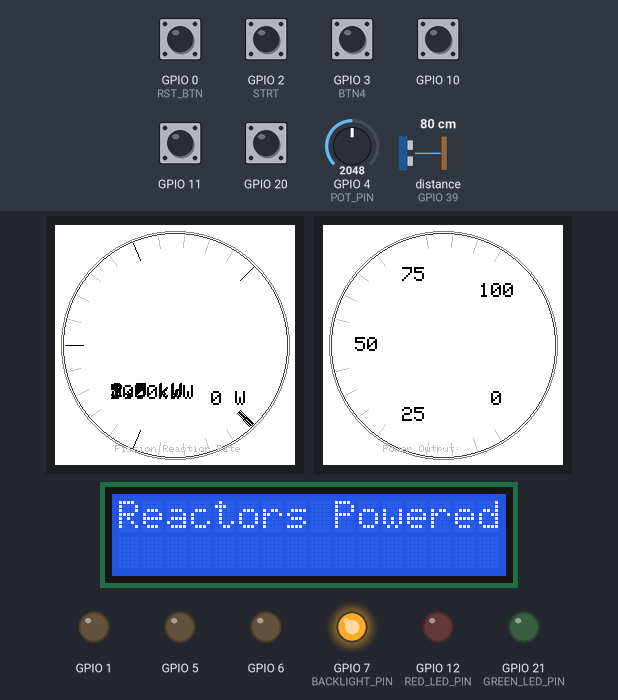
Recording of a sketch running on a simulated ESP32-S3. Shown: 2 × 240×240 colour display, 16×2 character LCD, output pins drawn as LEDs (lit = HIGH). Inputs (shaded band) come from the test bench; at power-on: GPIO 0 (RST_BTN), GPIO 2 (STRT), GPIO 3 (BTN4), GPIO 10, GPIO 11, GPIO 20 HIGH, GPIO 4 (POT_PIN) = 2048, distance to the obstacle (sensor on GPIO 39) 80 cm. Random numbers use the default seed unless the sketch sets one; the audio player accepts every command and is not drawn; pins used as bus, display or sensor lines are not drawn; what the sketch prints to the serial monitor is not drawn.

Above: at 0.6 s.
At 2.3 s:
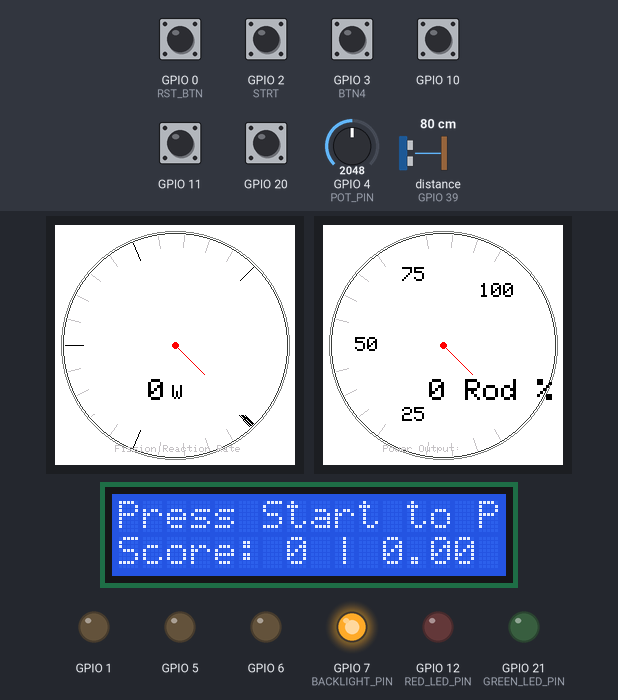
2.4 s: GPIO 2 (STRT) pulled LOW for 0.15 s
At 3.8 s:
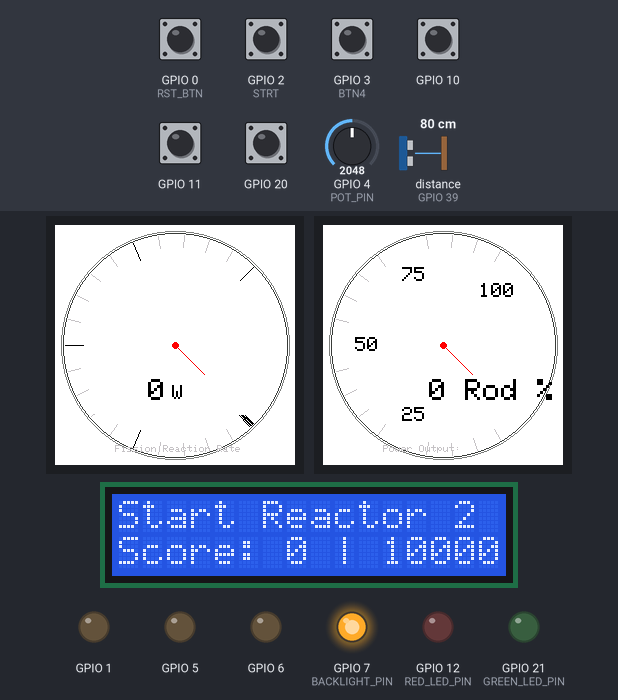
4.1 s: GPIO 10 pulled LOW for 0.15 s
At 6.6 s:
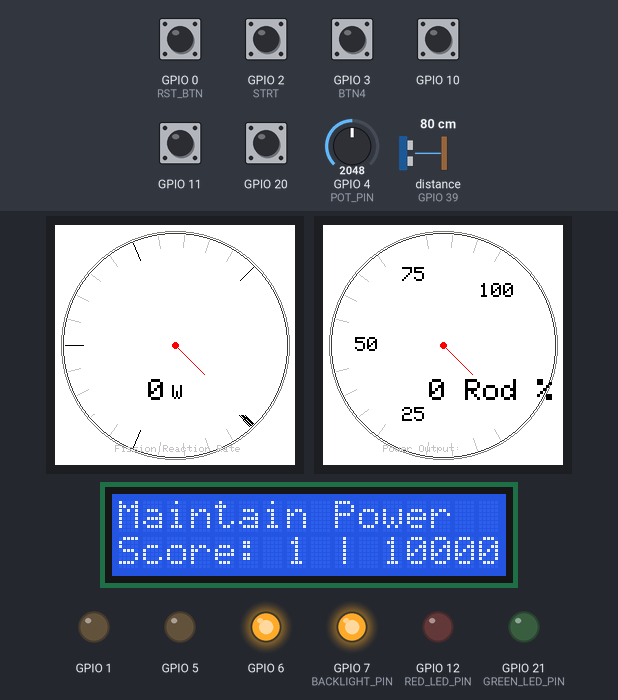
Timing chart, 0 to 22.8 s (numbered marks = the images above; inputs shaded):
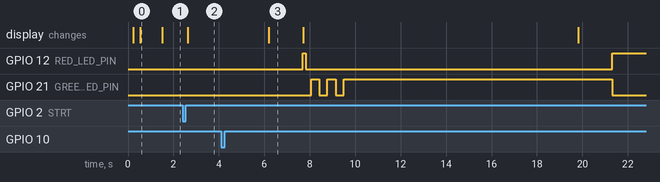

Measured:
- after the input at 2.4 s, the display: changes after 0.24 s (image 2)
- after the input at 4.1 s, GPIO 6: LOW → HIGH at once
- what the display in image 0 shows lasts 1.0 s, from 0.5 s to 1.5 s

The sketch:

ReactorProject.ino
```cpp
// ReactorProject.ino

#include "Potentiometer.h"
#include "ReactorPhysics.h"
#include "UserCommands.h"
#include "PhysicsConstants.h"
#include "TaskChecker.h"
#include "Pins.h"
#include "DisplayGauge.h"
#include "DisplayPowerGauge.h"
#include "LCDScreen.h"
#include "TouchSensor.h"
#include "AudioPlayer.h"
// -------- Global Objects --------
ReactorPhysics reactor;  // single global instance

// -------- Task State --------
TaskRequirements currentTask;
unsigned long taskStartTime = 0;
unsigned long taskDeadline  = 0;
bool taskActive = false;
float currentMaintainTarget = 0.5f;

const unsigned long HOLD_MS = 2000;
static bool conditionMet = false;
static unsigned long conditionMetSince = 0;
static unsigned long ledTick = 0;
static bool ledOn = false;
const unsigned long GREEN_BLINK_PERIOD_MS = 250;

bool ranCommand1 = false;
int totalScore = 0;
static bool eStopLatched = false;
static int estopLastRaw = HIGH;
static unsigned long estopChangeAt = 0;
const unsigned long ESTOP_DEBOUNCE_MS = 25;
unsigned long currentTaskTimeMs = TASK_TIME_MS;

// <<< NEW: Track how many Command 2 tasks completed
static int tasksCompleted = 0;

// ================= Setup =================
void setup() {
  Serial.begin(9600);

  initPotentiometer();
  initUserCommands();

  pinMode(GREEN_LED_PIN, OUTPUT);
  pinMode(RED_LED_PIN, OUTPUT);
  digitalWrite(GREEN_LED_PIN, LOW);
  digitalWrite(RED_LED_PIN, LOW);

  pinMode(BTN4, INPUT_PULLUP);
  pinMode(STRT, INPUT_PULLUP);
  pinMode(RST_BTN, INPUT_PULLUP);

  Gauge_Init();
  ControlRodGauge_Init();
  LCD_init();
  touchSensor_init();
  AudioPlayer_init();

  Gauge_SetValue(0);
  ControlRodGauge_SetValue(0);

  Serial.println("All systems initialized.");
  Serial.println("Press Start to Play");
  LCD_Display("Press Start to Play Game", 0, 0.0f);


  while(digitalRead(STRT) == HIGH){
    delay(10);
  }

  delay(50);
  while(digitalRead(STRT) == LOW);
  delay(50);

  // <<< FIRST Command 1 at startup
  Serial.println("\n--- COMMAND 1 (Startup) ---");
  float pts = getCommand1(totalScore, currentTaskTimeMs);
  totalScore += pts;
  Serial.print("Score after Command 1: ");
  Serial.println(totalScore);
  ranCommand1 = true;  // <<< mark as done once
  delay(500);
}

// ================= Loop =================
void loop() {
  // <<< Command 1 is no longer gated by ranCommand1 here.
  // So this block is gone.

  // 2) Physics update & read sensors
  reactor.update();
  float currentRodInsertion = readRodInsertion();
  float currentK = reactor.k;
  float currentFissionRate = reactor.reactionRate;

  bool eStopPressed = (digitalRead(BTN4) == LOW);

  // Software Reset Here:
  if(digitalRead(RST_BTN) == LOW){
    ESP.restart();
  }
  // 3) Task management
  if (taskActive) {
    unsigned long now = millis();

    int estopRaw = digitalRead(BTN4);
    if (estopRaw != estopLastRaw) {
      estopLastRaw = estopRaw;
      estopChangeAt = millis();
    }
    if (millis() - estopChangeAt > ESTOP_DEBOUNCE_MS) {
      if (estopRaw == LOW) {
        eStopLatched = true;
      }
    }

    // TO DO:
    // This is for if the task is to call your manager.
    // for now until we make a cover for the sensor if it is covered, then the light will turn green
    // Later it will be initialized to covered, and when the cover is lifted then the sensor will turn green
    // But here is the bool for now

    bool calledManager = readTouchSensor();

    bool okNow = checkTaskCompletion(currentTask, currentRodInsertion, currentK, currentMaintainTarget, eStopLatched, calledManager);

    if (okNow) {
      if (!conditionMet) {
        conditionMet = true;
        conditionMetSince = now;
      }
    } else {
      conditionMet = false;
    }

    bool successIfEndedNow = (conditionMet && (now - conditionMetSince >= HOLD_MS));

    if (!okNow) {
      digitalWrite(RED_LED_PIN, HIGH);
      digitalWrite(GREEN_LED_PIN, LOW);
    }
    else if (!successIfEndedNow) {
      if (now - ledTick >= GREEN_BLINK_PERIOD_MS) {
        ledTick = now;
        ledOn = !ledOn;
      }
      digitalWrite(GREEN_LED_PIN, ledOn ? HIGH : LOW);
      digitalWrite(RED_LED_PIN, LOW);
    } else {
      digitalWrite(GREEN_LED_PIN, HIGH);
      digitalWrite(RED_LED_PIN, LOW);
    }

    if ((long)(now - taskDeadline) >= 0) {
      if (successIfEndedNow) {
        Serial.println("TASK SUCCESSFUL! Score +1.");
        digitalWrite(GREEN_LED_PIN, HIGH);
        digitalWrite(RED_LED_PIN, LOW);
        totalScore += 1;

        if (currentTaskTimeMs > 3000){
          currentTaskTimeMs -= 100;
          if (currentTaskTimeMs < 3000) currentTaskTimeMs = 3000;
        }

      } else {
        Serial.println("TASK FAILED! Time expired. Score reset.");
        digitalWrite(RED_LED_PIN, HIGH);
        digitalWrite(GREEN_LED_PIN, LOW);
        totalScore = 0;
        currentTaskTimeMs = TASK_TIME_MS;
        endLoop();
      }

      taskActive = false;
      delay(500);

      // <<< NEW: increment task counter and rerun Command 1 every 3 tasks
      tasksCompleted++;
      if (tasksCompleted % 3 == 0) {
        Serial.println("\n--- COMMAND 1 ---");
        float pts = getCommand1(totalScore, currentTaskTimeMs);
        totalScore += pts;
        Serial.print("Score after Command 1: ");
        Serial.println(totalScore);
        delay(400);
      }
    }
  }

  // Start Command 2
  if (!taskActive) {
    delay(500);
    Serial.println("\n--- NEW TASK INITIATED ---");

    currentTask = getCommand2(totalScore, currentTaskTimeMs);

    if (currentTask.requiredK == E_STOP) {
      eStopLatched = false;
    }


    if (currentTask.requiredRodInsertion < 0.0f) {
      currentMaintainTarget = currentRodInsertion;
      Serial.print("Target: Hold rod at ");
      Serial.print(currentMaintainTarget * 100.0f, 1);
      Serial.println("%");
    }

    taskStartTime = millis();
    taskDeadline  = taskStartTime + currentTaskTimeMs;
    conditionMet = false;
    conditionMetSince = 0;
    ledTick = taskStartTime;
    ledOn = false;
    taskActive = true;

    digitalWrite(RED_LED_PIN, HIGH);
    digitalWrite(GREEN_LED_PIN, LOW);
  }

  // 5) Status output
  Serial.print(" | k_eff: ");
  Serial.print(currentK, 4);
  Serial.print(" | Score: ");
  Serial.print(totalScore, 1);
  Serial.print(" | Macroscopic Cross Section: ");
  Serial.print(reactor.macro);

  Gauge_SetValue(currentFissionRate / 1e6);
  float targetInsertion = (currentTask.requiredRodInsertion < 0.0f)
                          ? currentMaintainTarget
                          : currentTask.requiredRodInsertion;
  ControlRodGauge_SetValue(currentRodInsertion * 100.0f);
  Serial.print(" | Target Rod: ");
  Serial.print(targetInsertion * 100.0f, 1);
  Serial.print("%");

  if (taskActive) {
    long msLeft = (long)(taskDeadline - millis());
    if (msLeft < 0) msLeft = 0;
    Serial.print(" | Time: ");
    Serial.print(msLeft / 1000.0f, 1);
    Serial.print("s");
  }
  Serial.println();

  if(totalScore > 99){
    Serial.print("Congratulations You Won!");
    endLoop();
  }

  delay(100);
}

static void endLoop(){
  Serial.println("Task Failed -- Ending Simulator");
  LCD_Display("Task Failed! End Sim", 0, 0);

  digitalWrite(RED_LED_PIN, HIGH);
  digitalWrite(GREEN_LED_PIN, LOW);

  // Software Reset Here:
  if(digitalRead(RST_BTN) == LOW){
    LCD_Display("Reset to Play Again", 0, 0.0f);
    ESP.restart();
  }
  while(true){
    delay(1000);
  }
}
```

AudioPlayer.cpp
```cpp
#include <Arduino.h>
#include <HardwareSerial.h>
#include "DFRobotDFPlayerMini.h"
#include "Pins.h"

HardwareSerial DFSerial(2);
DFRobotDFPlayerMini player;

static bool audioReady = false;

// Track List
// 1 = Maintain Power
// 2 = 25 %
// 3 = 50 %
// 4 = 75 %
// 5 = 100 %
// 6 = 100 % + E stop
// 7 = Call Manager

void AudioPlayer_init() {
  Serial.begin(115200);

  DFSerial.begin(9600, SERIAL_8N1, RXD2, TXD2);
  delay(200);  // let UART settle

  Serial.println("[Audio] Starting DFPlayer...");
  if (!player.begin(DFSerial, /*isACK=*/true, /*doReset=*/true)) {
    Serial.println("[Audio] DFPlayer init failed. Check wiring/SD.");
    audioReady = false;
    return;
  }

  player.volume(25);   // 0..30
  delay(200);

  audioReady = true;
  Serial.println("[Audio] Ready.");
}

void playAudio(int track) {
  if (!audioReady) {
    Serial.println("[Audio] Not ready. Call AudioPlayer_init() first.");
    return;
  }

  // clamp to 1..7 (your track list)
  if (track < 1) track = 1;
  if (track > 13) track = 13;

  player.play((uint16_t)track);  // expects /mp3/0001.mp3, /mp3/0002.mp3, ...
  Serial.print("[Audio] Playing track "); Serial.println(track);
}
```

AudioPlayer.h
```cpp
#include <Arduino.h>

void AudioPlayer_init();

void playAudio(int track);
```

DisplayGauge.cpp
```cpp
#include "DisplayGauge.h"
#include <SPI.h>
#include "Pins.h"

static Adafruit_GC9A01A tft(&SPI, LCD_DC, LCD_CS, LCD_RST);

static const int CX = 120;
static const int CY = 120;
static const int R_OUT = 110;
static const int R_IN_MINOR = 98;
static const int R_IN_MAJOR = 92;
static const int R_NEEDLE = 80;

// last needle angle to erase cleanly
static float lastDeg = NAN;

// ----- PHYSICAL RANGE (W) -----
static double gMin = 0.0;
static double gMax = 1e6;     // set full-scale watts here

// ===== Helpers: map physical watts to gauge percent and place ticks/labels =====
static inline float wattsToPercent(double watts) {
  if (gMax <= gMin) return 0.0f;
  double t = (watts - gMin) / (gMax - gMin);   // 0..1
  if (t < 0.0) t = 0.0;
  if (t > 1.0) t = 1.0;
  return (float)(t * 100.0);                   // 0..100
}

static float valueToDeg(float percent) {
  // percent is 0..100 → 135°..405°
  if (percent < 0)   percent = 0;
  if (percent > 100) percent = 100;
  return 135.0f + (percent / 100.0f) * 270.0f;
}

// convert degrees to screen coords (y grows down)
static void polar(int cx, int cy, int r, float deg, int &x, int &y) {
  float rad = deg * PI / 180.0f;
  float s = sinf(rad);
  float c = cosf(rad);
  x = cx + (int)roundf(r * s);
  y = cy - (int)roundf(r * c);
}

static void drawNeedle(float deg, uint16_t color) {
  int x,y;
  polar(CX, CY, R_NEEDLE, deg, x, y);
  tft.drawLine(CX, CY, x, y, color);
  tft.fillCircle(CX, CY, 3, GC9A01A_RED); // hub
}

// Draw a tick at a specific W position
static void tickAtWatts(double watts, bool major=true) {
  float p   = wattsToPercent(watts);
  float deg = valueToDeg(p);
  int x1,y1,x2,y2;
  polar(CX, CY, R_OUT, deg, x1, y1);
  polar(CX, CY, major ? R_IN_MAJOR : R_IN_MINOR, deg, x2, y2);
  uint16_t col = GC9A01A_BLACK;                // visible on white face
  tft.drawLine(x1, y1, x2, y2, col);
}

// Place a text label at a specific W position, auto-formatting units
static void labelAtWatts(double watts) {
  float p   = wattsToPercent(watts);
  float deg = valueToDeg(p);

  int x, y;
  polar(CX, CY, R_IN_MAJOR - 16, deg, x, y);

  // Build "nice" W/kW/MW text
  char buf[20];
  if (watts >= 1e6) {
    double MW = watts / 1e6;
    if (MW >= 100.0) snprintf(buf, sizeof(buf), "%.0f MW", MW);
    else             snprintf(buf, sizeof(buf), "%.1f MW", MW);
  } else if (watts >= 1e3) {
    double kW = watts / 1e3;
    if (kW >= 100.0) snprintf(buf, sizeof(buf), "%.0f kW", kW);
    else             snprintf(buf, sizeof(buf), "%.1f kW", kW);
  } else {
    snprintf(buf, sizeof(buf), "%.0f W", watts);
  }

  int16_t bx, by; uint16_t bw, bh;
  tft.getTextBounds(buf, x, y, &bx, &by, &bw, &bh);
  tft.setCursor(x - bw/2, y - bh/2);
  tft.print(buf);
}

void Gauge_DrawFace() {
  tft.fillScreen(GC9A01A_WHITE);

  // rings
  tft.drawCircle(CX, CY, R_OUT+4, 0x7BEF); // gray
  tft.drawCircle(CX, CY, R_OUT+2, 0x39E7); // darker gray

  // baseline ticks every 5% (minor) / 25% (major) on the 0..100 gauge space
  for (int v = 0; v <= 100; v += 5) {
    float deg = valueToDeg((float)v);
    int x1,y1,x2,y2;
    bool major = (v % 25 == 0);
    polar(CX, CY, R_OUT, deg, x1, y1);
    polar(CX, CY, major ? R_IN_MAJOR : R_IN_MINOR, deg, x2, y2);
    uint16_t col = major ? GC9A01A_BLACK : 0xC618; // black / light gray (visible on white)
    tft.drawLine(x1, y1, x2, y2, col);
  }

  // kW anchors (example: 0..10 kW markings regardless of gMax)
  // Adjust or add more label points as needed.
  tft.setTextColor(GC9A01A_BLACK);
  tft.setTextSize(2);

  tickAtWatts(0,      true);
  tickAtWatts(1e3,    true);
  tickAtWatts(2.5e3,  true);
  tickAtWatts(5e3,    true);
  tickAtWatts(7.5e3,  true);
  tickAtWatts(10e3,   true);

  labelAtWatts(0);
  labelAtWatts(1e3);
  labelAtWatts(2.5e3);
  labelAtWatts(5e3);
  labelAtWatts(7.5e3);
  labelAtWatts(10e3);

  // title
  tft.setTextSize(1);
  tft.setCursor(CX - 60, 220);
  tft.setTextColor(0xC618);
  tft.print("Fission Reaction Rate");
}

void Gauge_Init() {
  pinMode(BACKLIGHT_PIN, OUTPUT);
  digitalWrite(BACKLIGHT_PIN, HIGH);      // simple ON; (PWM dimming optional)

  SPI.begin(LCD_CLK, LCD_MISO, LCD_MOSI); // (SCLK, MISO, MOSI)
  tft.begin(4000000);
  tft.setRotation(0);
  delay(10);

  Gauge_DrawFace();
  lastDeg = NAN; // reset needle state
}

void Gauge_SetValue(float value) {
  // Map raw watts to gauge percent then to degrees
  float percent = wattsToPercent((double)value);
  float deg = valueToDeg(percent);

  // erase old needle (with background color)
  if (!isnanf(lastDeg)) {
    drawNeedle(lastDeg, GC9A01A_WHITE);
  }
  // draw new needle
  drawNeedle(deg, GC9A01A_RED);
  lastDeg = deg;

  // numeric readout with auto units
  tft.fillRect(40, 150, 160, 40, GC9A01A_WHITE);

  // Format number + unit
  char numBuf[16];
  const char* unit;
  float shown;

  if (value >= 1e6f) {        // MW
    shown = value / 1e6f;
    unit = "MW";
    if (shown >= 100.0f) snprintf(numBuf, sizeof(numBuf), "%.0f", shown);
    else                 snprintf(numBuf, sizeof(numBuf), "%.1f", shown);
  } else if (value >= 1e3f) { // kW
    shown = value / 1e3f;
    unit = "kW";
    if (shown >= 100.0f) snprintf(numBuf, sizeof(numBuf), "%.0f", shown);
    else                 snprintf(numBuf, sizeof(numBuf), "%.1f", shown);
  } else {                    // W
    shown = value;
    unit = "W";
    snprintf(numBuf, sizeof(numBuf), "%.0f", shown);
  }

  // Center number and draw unit to the right
  int16_t bx, by; uint16_t bw, bh;
  tft.setTextSize(3);
  tft.setTextColor(GC9A01A_BLACK);
  tft.getTextBounds(numBuf, 0, 0, &bx, &by, &bw, &bh);

  int x = CX - (int)bw/2 - 18; // nudge left to make space for unit
  int y = 154;

  tft.setCursor(x, y);
  tft.print(numBuf);

  tft.setTextSize(2);
  tft.setCursor(x + bw + 6, y + 6);
  tft.print(unit);
}
```

DisplayGauge.h
```cpp
#pragma once
#include <Arduino.h>
#include <Adafruit_GFX.h>
#include <Adafruit_GC9A01A.h>

// --- Pins
//#define LCD_MOSI 35 // SDA
//#define LCD_MISO -1 //
//#define LCD_CLK  36 // SCK

// PINS for OLED 1
//#define LCD_CS   13 // CS
//#define LCD_DC   14 // DC
//#define LCD_RST  15 //RST
//#define BACKLIGHT_PIN 7 //BLK


// Initialize SPI + display and draw the gauge face once
void Gauge_Init();

void Gauge_DrawFace();

// This is used to update the gauge to display the current fission rate. Some issues fix later.
void Gauge_SetValue(float value);
```

DisplayPowerGauge.h
```cpp
#pragma once
#include <Arduino.h>
#include <Adafruit_GFX.h>
#include <Adafruit_GC9A01A.h>

// --- Pins
//#define LCD_MOSI 35 // SDA
//#define LCD_MISO -1 //
//#define LCD_CLK  36 // SCK

// PINS FOR OLED 2
//#define LCDB_CS 16 // CS for OLED 2
//#define LCDB_DC 17 // DC for OLED 2
//#define LCDB_RST 18 // RST for OLED 2
//#define BACKLIGHT_PIN 7// BLK for OLED


// Initialize SPI + display and draw the gauge face once
void ControlRodGauge_Init();

void ControlRodGauge_DrawFace();

// This is used to update the gauge to display the current fission rate. Some issues fix later.
void ControlRodGauge_SetValue(float value);
```

PhysicsConstants.h
```cpp
#ifndef PHYSICSCONSTANTS_H
#define PHYSICSCONSTANTS_H

// All constants were from ENGR1700 Homework 4 Question 3:

// Microscopic Fission Cross Section = 585 Barns = 585*10^-24 cm2
const float SIGMA_MICRO = 585e-24;

// Enrichment %
const float ENRICHMENT = 0.05f;   // Fraction of U-235

// mass of UO2 = 269.88 g/mol --> need this
const float MASS_UO2 = 269.88f;

// Energy per fission = 200 MeV/Fission = 3.204*10^-11 J
const float ENERGY_FISSION = 3.204e-11f;

// Number density U-235 undergoing Fission = 1.17*10^21 atoms/cm
const float N = 1.17e21f;

// Neutron Flux = 1.0*10^13 neutrons/cm^2-second
const float NEUTRON_FLUX = 1.0e13f;

// Avogadros Number [atoms/mol]
const float N_A = 6.022e23f;

const float ROD_TOLERANCE = 10.0f;
const float K_TOLERANCE = 0.09f;
const unsigned long TASK_TIME_MS = 10000; // this is 10 seconds


#endif
```

Potentiometer.cpp
```cpp
#include "Potentiometer.h"
#include "Pins.h"
#include "ReactorPhysics.h"
#include "PhysicsConstants.h"
#include <Arduino.h>

// --- Function Definitions ---

// Utility function: linear map
float floatmap(float x, float in_min, float in_max, float out_min, float out_max) {
  return (x - in_min) * (out_max - out_min) / (in_max - in_min) + out_min;
}

void initPotentiometer() {
  analogSetAttenuation(ADC_11db); // for full 0–3.3V range on ESP32
}

float readRodInsertion() {
  int analogValue = analogRead(POT_PIN); // should be between 0 and 4095
  float voltage = floatmap(analogValue, 0, 4095, 0.0, 3.1);
  float rodInsertion = voltage / 3.1; // normalize: 0.0 (withdrawn) to 1.0 (inserted)
  return rodInsertion;
}
```

Potentiometer.h
```cpp
#ifndef POTENTIOMETER_H
#define POTENTIOMETER_H

void initPotentiometer();
float readRodInsertion(); // Returns 0.0 to 1.0
//float readMac(); // Returns the Macroscopic Cross Section

#endif
```

ReactorPhysics.h
```cpp
#ifndef REACTOR_PHYSICS_H
#define REACTOR_PHYSICS_H

// Reactor physics class. Needed to make instances of each reactor.
// Still ahve to implement in real time changing of the reactor and having
// independent values for each reactor. Will investigate later
class ReactorPhysics {
public:
    ReactorPhysics();   // constructor (no arguments needed)
    void update();      // updates all internal values

    float macro;
    float reactionRate;
    float k;
    //float power;
};

#endif
```

TouchSensor.h
```cpp
#pragma once


void touchSensor_init();
bool readTouchSensor();
```

Source omitted: PowerDisplayGauge.cpp (3056 bytes), ReactorPhysics.cpp (1108 bytes), TaskChecker.cpp (2325 bytes), TaskChecker.h (575 bytes), TouchSensor.cpp (917 bytes), UserCommands.cpp (5321 bytes), UserCommands.h (812 bytes), Pins.h (1470 bytes), LCDScreen.cpp (551 bytes), LCDScreen.h (234 bytes)
